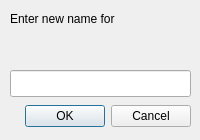
<?xml version="1.0" encoding="UTF-8"?>
<ui version="4.0">
 <class>RenameDialog</class>
 <widget class="QDialog" name="RenameDialog">
  <property name="geometry">
   <rect>
    <x>0</x>
    <y>0</y>
    <width>200</width>
    <height>140</height>
   </rect>
  </property>
  <property name="windowTitle">
   <string>Dialog</string>
  </property>
  <widget class="QDialogButtonBox" name="buttonBox">
   <property name="geometry">
    <rect>
     <x>-150</x>
     <y>100</y>
     <width>341</width>
     <height>32</height>
    </rect>
   </property>
   <property name="orientation">
    <enum>Qt::Horizontal</enum>
   </property>
   <property name="standardButtons">
    <set>QDialogButtonBox::Cancel|QDialogButtonBox::Ok</set>
   </property>
  </widget>
  <widget class="QLabel" name="label_static">
   <property name="geometry">
    <rect>
     <x>10</x>
     <y>10</y>
     <width>181</width>
     <height>17</height>
    </rect>
   </property>
   <property name="text">
    <string>Enter new name for</string>
   </property>
  </widget>
  <widget class="QLabel" name="label_dynamic">
   <property name="geometry">
    <rect>
     <x>10</x>
     <y>30</y>
     <width>181</width>
     <height>31</height>
    </rect>
   </property>
   <property name="text">
    <string/>
   </property>
   <property name="wordWrap">
    <bool>true</bool>
   </property>
  </widget>
  <widget class="QLineEdit" name="lineEdit_name">
   <property name="geometry">
    <rect>
     <x>10</x>
     <y>70</y>
     <width>181</width>
     <height>27</height>
    </rect>
   </property>
  </widget>
 </widget>
 <resources/>
 <connections>
  <connection>
   <sender>buttonBox</sender>
   <signal>accepted()</signal>
   <receiver>RenameDialog</receiver>
   <slot>accept()</slot>
   <hints>
    <hint type="sourcelabel">
     <x>248</x>
     <y>254</y>
    </hint>
    <hint type="destinationlabel">
     <x>157</x>
     <y>274</y>
    </hint>
   </hints>
  </connection>
  <connection>
   <sender>buttonBox</sender>
   <signal>rejected()</signal>
   <receiver>RenameDialog</receiver>
   <slot>reject()</slot>
   <hints>
    <hint type="sourcelabel">
     <x>316</x>
     <y>260</y>
    </hint>
    <hint type="destinationlabel">
     <x>286</x>
     <y>274</y>
    </hint>
   </hints>
  </connection>
 </connections>
</ui>
